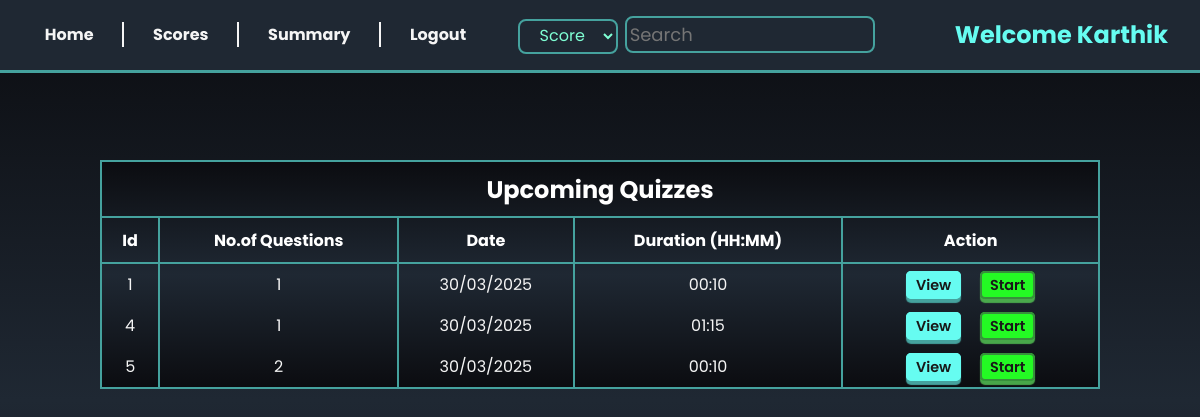
Page /user_dashboard (signed in) on the committed database.
### models/models.py (models this page shows, shortened)
class User(db.Model):
  id = db.Column(db.Integer, primary_key=True, nullable=False)
  email = db.Column(db.String(50), unique=True, nullable=False)
  hashed_password = db.Column(db.String(), nullable=False)
  fullname = db.Column(db.String(50), nullable=False)
  dob = db.Column(db.Date(), nullable = False)
  qualification = db.Column(db.String(50), nullable=False)
  is_admin = db.Column(db.Boolean, default=False)
  scores = db.relationship('Scores', backref='user', cascade="all, delete-orphan")

class Quiz(db.Model):
  id = db.Column(db.Integer, primary_key=True, nullable= False)
  chapter_id = db.Column(db.Integer, db.ForeignKey('chapter.id'), nullable=False)
  date_of_quiz = db.Column(db.Date(), nullable=False)
  time_duration = db.Column(db.Integer(), nullable=False)
  scores = db.relationship('Scores', backref='quiz', cascade="all, delete-orphan")
  questions = db.relationship('Question', backref = 'quiz', cascade = "all, delete-orphan")

### controllers/routes.py (the view)
@app.route('/user_dashboard')
@login_required
def user_dashboard():
    name = session.get('name')
    quizes = Quiz.query.all()
    current_date = datetime.now().date()
    return render_template('user_dashboard.html', name = name, quizes = quizes,current_date = current_date)

### controllers/routes.py (called while the page is built)
def login_required(func):
    @wraps(func)
    def inner():
        email = session.get('email')
        if not email:
            flash('Please login first!!', 'warning')
            return redirect(url_for('login'))
        user = User.query.filter_by(email=email, is_admin=False).first()
        if not user:
            flash('User not found.Please login first!!', 'warning')
            return redirect(url_for('login'))
        return func()
    return inner

### templates/user_dashboard.html (shortened to what this page needs)
{% extends 'base.html' %}
{% block content %}
<div class="admin-container">
    {% include 'user_nav.html'   %}
    <div class="quiz-list">
        <table style="min-width: 1000px; margin: auto;">
            <thead>
                <tr>
                    <th colspan="5"><h2>Upcoming Quizzes</h2></th>
                </tr>
                <tr>
                    <th>Id</th>
                    <th>No.of Questions</th>
                    <th>Date</th>
                    <th>Duration (HH:MM)</th>
                    <th>Action</th>
                </tr>
            </thead>
            <tbody>
                {% for quiz in quizes %}
                <tr >
                    <td>{{quiz.id}}</td>
                    <td>{{quiz.questions | length}}</td>
                    <td style=" border-right: 2px solid var(--box-shadow);">{{ quiz.date_of_quiz.strftime("%d/%m/%Y") }}</td>
                    <td style=" border-right: 2px solid var(--box-shadow);">
                        {{quiz.time_duration}}</td>
                    {% if quiz.date_of_quiz >= current_date %}
                    <td>
                        <a href="/quiz_detail/{{quiz.id}}" class="button" style="display: inline; padding: 2px 8px;">View</a>
                        <a class="button green" href="{{ url_for('start_quiz', quiz_id = quiz.id ) }}" style="display: inline;padding: 2px 8px;" >Start</a>
                    </td>
                    {% else %}
                        <td><h3 style="color: burlywood;">Expired</h3></td>
                    {% endif %}
                </tr>
                {% endfor %}
            </tbody>
        </table>
    </div>
{% endblock %}

### templates/user_nav.html (shortened to what this page needs)
<nav>
    <div class="navigation">
        <ul>
            <li><a  href="{{ url_for('user_dashboard' ) }}">Home</a></li>
            <li><a  href="{{ url_for('scores' ) }}">Scores</a></li>
            <li><a  href="{{ url_for('user_summary' ) }}">Summary</a></li>
            <li><a  href="{{ url_for('logout') }}">Logout</a></li>
        </ul>
    </div>
    <div class="search-greeting">
        <form method="get" action="/searched">
            <select name="category" style="width: 100px;margin-right:3px ;font-size: 1em;
            border: 2px solid var(--box-shadow); height: 35px; border-radius: 8px;">
            <option value="Score">Score</option>
        </select>
            <input type="text" name="query" placeholder="Search" style="padding: 3px; font-size: large;">
        </form>
        <h2>Welcome {{name}}</h2>
    </div>
</nav>

### static/styles.css (style rules this page uses)
* { padding: 0; margin: 0; outline: 0; list-style: none; text-decoration: none; font-family: 'Poppins', 'system-ui'; box-sizing: border-box; }
:root { --accent-color:#66fcf1; --box-shadow :#45a29e; --text-color :whitesmoke; --light-shade :#1f2833; --dark-shade :#181818; --background: linear-gradient(#0b0c10,#1f2833,#0b0c10); }
body { overflow-x: hidden; width: 100vw; height: 100vh; background:var(--background); background-repeat: no-repeat; background-size: cover; background-attachment: fixed; display: flex; justify-content: center; align-items: center; color: var(--text-color); }
.button { border:2px solid var(--accent-color); cursor: pointer; box-shadow: 0 6px 1px var(--box-shadow); transition: all 250ms ease; border-radius: 5px; background-color: var(--accent-color); color: var(--dark-shade); font-size: 0.9em; font-weight: 500; }
a { color: var(--text-color); text-align: center; padding: 0.8em; margin-top: 1.5em; }

### rows in the picture
User: fullname "Karthik"
Quiz: id "1", questions|length "1", date_of_quiz "30/03/2025", time_duration "00:10"
Quiz: id "4", questions|length "1", date_of_quiz "30/03/2025", time_duration "01:15"
Quiz: id "5", questions|length "2", date_of_quiz "30/03/2025", time_duration "00:10"
